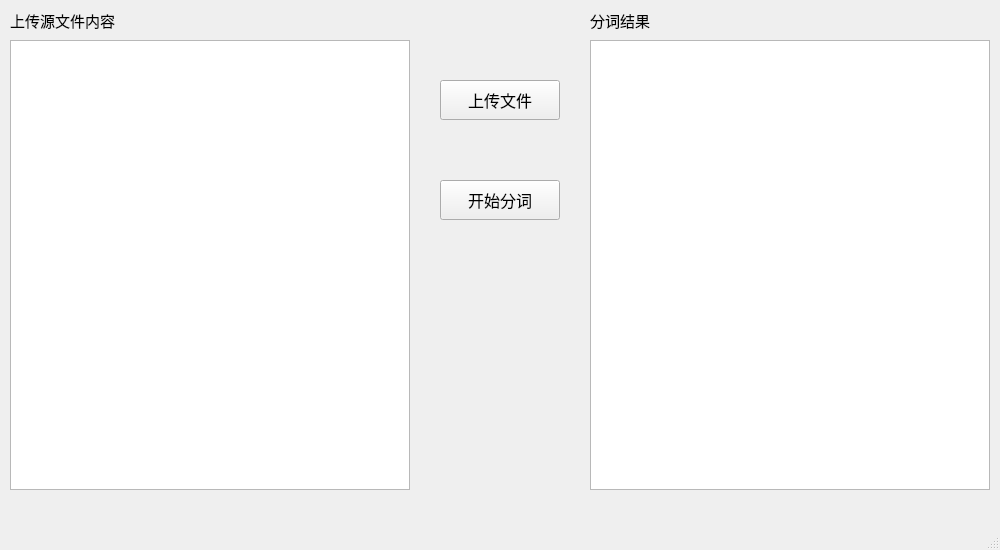
<?xml version="1.0" encoding="UTF-8"?>
<ui version="4.0">
 <class>MainWindow</class>
 <widget class="QMainWindow" name="MainWindow">
  <property name="geometry">
   <rect>
    <x>0</x>
    <y>0</y>
    <width>1000</width>
    <height>550</height>
   </rect>
  </property>
  <property name="minimumSize">
   <size>
    <width>1000</width>
    <height>550</height>
   </size>
  </property>
  <property name="maximumSize">
   <size>
    <width>1000</width>
    <height>550</height>
   </size>
  </property>
  <property name="windowTitle">
   <string>Tokenizer</string>
  </property>
  <widget class="QWidget" name="centralwidget">
   <widget class="QTextBrowser" name="content">
    <property name="geometry">
     <rect>
      <x>10</x>
      <y>40</y>
      <width>400</width>
      <height>450</height>
     </rect>
    </property>
    <property name="minimumSize">
     <size>
      <width>400</width>
      <height>450</height>
     </size>
    </property>
    <property name="maximumSize">
     <size>
      <width>300</width>
      <height>450</height>
     </size>
    </property>
    <property name="font">
     <font>
      <family>Times New Roman</family>
      <pointsize>10</pointsize>
     </font>
    </property>
   </widget>
   <widget class="QTextBrowser" name="result">
    <property name="geometry">
     <rect>
      <x>590</x>
      <y>40</y>
      <width>400</width>
      <height>450</height>
     </rect>
    </property>
    <property name="minimumSize">
     <size>
      <width>400</width>
      <height>450</height>
     </size>
    </property>
    <property name="maximumSize">
     <size>
      <width>400</width>
      <height>450</height>
     </size>
    </property>
    <property name="font">
     <font>
      <family>Times New Roman</family>
      <pointsize>10</pointsize>
     </font>
    </property>
   </widget>
   <widget class="QPushButton" name="upload_btn">
    <property name="geometry">
     <rect>
      <x>440</x>
      <y>80</y>
      <width>120</width>
      <height>40</height>
     </rect>
    </property>
    <property name="minimumSize">
     <size>
      <width>120</width>
      <height>40</height>
     </size>
    </property>
    <property name="maximumSize">
     <size>
      <width>120</width>
      <height>40</height>
     </size>
    </property>
    <property name="font">
     <font>
      <family>宋体</family>
      <pointsize>12</pointsize>
     </font>
    </property>
    <property name="text">
     <string>上传文件</string>
    </property>
   </widget>
   <widget class="QPushButton" name="tokenizer_btn">
    <property name="geometry">
     <rect>
      <x>440</x>
      <y>180</y>
      <width>120</width>
      <height>40</height>
     </rect>
    </property>
    <property name="minimumSize">
     <size>
      <width>120</width>
      <height>40</height>
     </size>
    </property>
    <property name="maximumSize">
     <size>
      <width>120</width>
      <height>40</height>
     </size>
    </property>
    <property name="font">
     <font>
      <family>宋体</family>
      <pointsize>12</pointsize>
     </font>
    </property>
    <property name="text">
     <string>开始分词</string>
    </property>
   </widget>
   <widget class="QLabel" name="content_label">
    <property name="geometry">
     <rect>
      <x>10</x>
      <y>0</y>
      <width>131</width>
      <height>41</height>
     </rect>
    </property>
    <property name="font">
     <font>
      <family>宋体</family>
      <pointsize>11</pointsize>
     </font>
    </property>
    <property name="text">
     <string>上传源文件内容</string>
    </property>
   </widget>
   <widget class="QLabel" name="result_label">
    <property name="geometry">
     <rect>
      <x>590</x>
      <y>0</y>
      <width>131</width>
      <height>41</height>
     </rect>
    </property>
    <property name="font">
     <font>
      <family>宋体</family>
      <pointsize>11</pointsize>
     </font>
    </property>
    <property name="text">
     <string>分词结果</string>
    </property>
   </widget>
  </widget>
  <widget class="QMenuBar" name="menubar">
   <property name="geometry">
    <rect>
     <x>0</x>
     <y>0</y>
     <width>1000</width>
     <height>26</height>
    </rect>
   </property>
  </widget>
  <widget class="QStatusBar" name="statusbar"/>
 </widget>
 <resources/>
 <connections/>
</ui>
